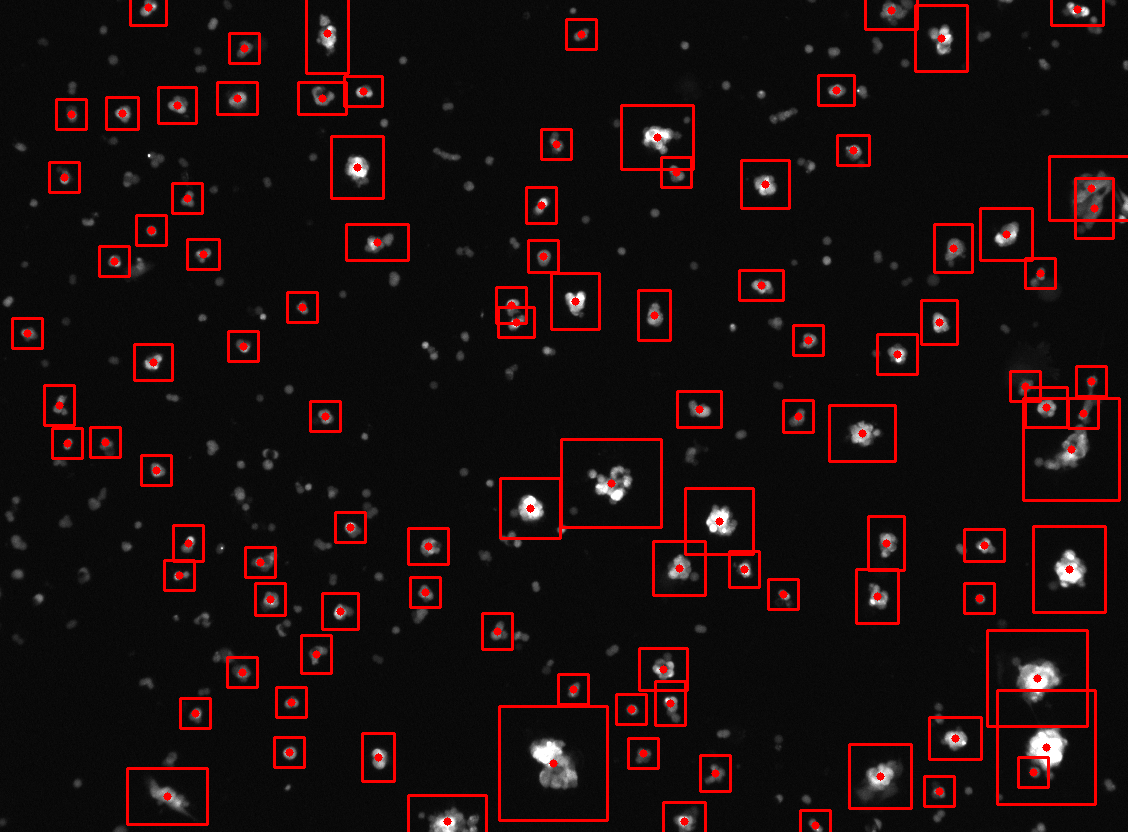
#> input picture saved_images/0.png, 1128 x 832 px
$ python -i maskcreation.py   (imports and definitions only)
#> lines starting #> are read from the running program, lines starting #| are printed output that depends on the picture
import cv2
import numpy as np
import yaml

from scipy import stats

# [14 lines not run here, left out]

# [154 lines that did not run here, left out]

# [47 lines that did not run here, left out]

def validate_mask(mask_image, cutoff=0.15):
    # if nothing is masked or if everything is masked
    if not np.any(mask_image) or np.all(mask_image):
        return False
    largest_area = np.max(cv2.connectedComponentsWithStats(mask_image, connectivity=8)[2][1:,-1])
    image_area = mask_image.shape[0] * mask_image.shape[1]
    if largest_area > cutoff * image_area:
        return False
    return True

# [37 lines not run here, left out]

>>> import cv2
>>> picture = cv2.imread('../saved_images/0.png', cv2.IMREAD_GRAYSCALE)
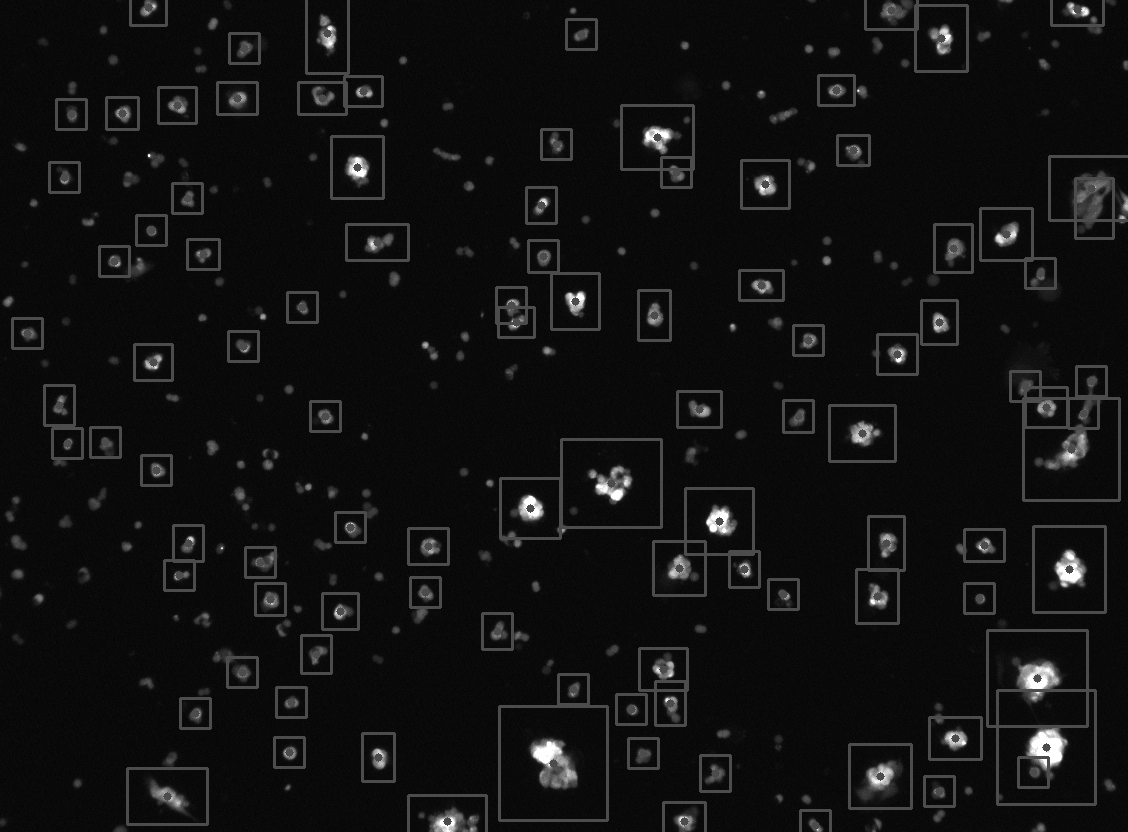
#> picture: shape (832, 1128); min 1, max 255, mean 17.4
#> (the run stopped early here; a loop or call above may not have finished)
